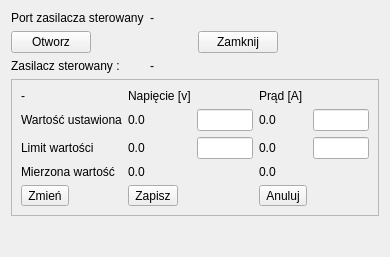
<?xml version="1.0" encoding="UTF-8"?>
<ui version="4.0">
 <class>ZasilaczWidget</class>
 <widget class="QWidget" name="ZasilaczWidget">
  <property name="geometry">
   <rect>
    <x>0</x>
    <y>0</y>
    <width>390</width>
    <height>257</height>
   </rect>
  </property>
  <property name="windowTitle">
   <string>Form</string>
  </property>
  <layout class="QFormLayout" name="formLayout">
   <item row="0" column="0">
    <widget class="QLabel" name="label_1">
     <property name="text">
      <string>Port zasilacza sterowany</string>
     </property>
    </widget>
   </item>
   <item row="0" column="1">
    <widget class="QLabel" name="lZasSterPort">
     <property name="text">
      <string>-</string>
     </property>
    </widget>
   </item>
   <item row="1" column="0" colspan="2">
    <layout class="QHBoxLayout" name="horizontalLayout">
     <item>
      <widget class="QPushButton" name="pbZasOpen">
       <property name="text">
        <string>Otworz</string>
       </property>
      </widget>
     </item>
     <item>
      <spacer name="horizontalSpacer">
       <property name="orientation">
        <enum>Qt::Horizontal</enum>
       </property>
       <property name="sizeHint" stdset="0">
        <size>
         <width>40</width>
         <height>20</height>
        </size>
       </property>
      </spacer>
     </item>
     <item>
      <widget class="QPushButton" name="pbZasClose">
       <property name="text">
        <string>Zamknij</string>
       </property>
      </widget>
     </item>
     <item>
      <spacer name="horizontalSpacer_2">
       <property name="orientation">
        <enum>Qt::Horizontal</enum>
       </property>
       <property name="sizeHint" stdset="0">
        <size>
         <width>40</width>
         <height>20</height>
        </size>
       </property>
      </spacer>
     </item>
    </layout>
   </item>
   <item row="2" column="0">
    <widget class="QLabel" name="label_2">
     <property name="text">
      <string>Zasilacz sterowany :</string>
     </property>
    </widget>
   </item>
   <item row="2" column="1">
    <widget class="QLabel" name="lZasIdent">
     <property name="text">
      <string>-</string>
     </property>
    </widget>
   </item>
   <item row="3" column="0" colspan="2">
    <widget class="QFrame" name="frame">
     <property name="frameShape">
      <enum>QFrame::StyledPanel</enum>
     </property>
     <property name="frameShadow">
      <enum>QFrame::Raised</enum>
     </property>
     <layout class="QGridLayout" name="gridLayout">
      <item row="1" column="2">
       <widget class="QLineEdit" name="leVoltSet"/>
      </item>
      <item row="2" column="2">
       <widget class="QLineEdit" name="leVoltLim"/>
      </item>
      <item row="4" column="0">
       <widget class="QToolButton" name="tbChange">
        <property name="text">
         <string>Zmień</string>
        </property>
       </widget>
      </item>
      <item row="0" column="1">
       <widget class="QLabel" name="label_4">
        <property name="text">
         <string>Napięcie [v]</string>
        </property>
       </widget>
      </item>
      <item row="2" column="1">
       <widget class="QLabel" name="mVoltageLimit">
        <property name="text">
         <string>0.0</string>
        </property>
       </widget>
      </item>
      <item row="1" column="3">
       <widget class="QLabel" name="mCurrent">
        <property name="text">
         <string>0.0</string>
        </property>
       </widget>
      </item>
      <item row="3" column="1">
       <widget class="QLabel" name="mVoltageMeas">
        <property name="text">
         <string>0.0</string>
        </property>
       </widget>
      </item>
      <item row="1" column="1">
       <widget class="QLabel" name="mVoltage">
        <property name="text">
         <string>0.0</string>
        </property>
       </widget>
      </item>
      <item row="0" column="3">
       <widget class="QLabel" name="label_3">
        <property name="text">
         <string>Prąd [A]</string>
        </property>
       </widget>
      </item>
      <item row="4" column="3">
       <widget class="QToolButton" name="tbCancel">
        <property name="text">
         <string>Anuluj</string>
        </property>
       </widget>
      </item>
      <item row="2" column="0">
       <widget class="QLabel" name="label_5">
        <property name="text">
         <string>Limit wartości</string>
        </property>
       </widget>
      </item>
      <item row="0" column="0">
       <widget class="QLabel" name="label">
        <property name="text">
         <string>-</string>
        </property>
       </widget>
      </item>
      <item row="2" column="3">
       <widget class="QLabel" name="mCurrentLimit">
        <property name="text">
         <string>0.0</string>
        </property>
       </widget>
      </item>
      <item row="1" column="0">
       <widget class="QLabel" name="label_6">
        <property name="text">
         <string>Wartość ustawiona</string>
        </property>
       </widget>
      </item>
      <item row="3" column="3">
       <widget class="QLabel" name="mCurrentMeas">
        <property name="text">
         <string>0.0</string>
        </property>
       </widget>
      </item>
      <item row="3" column="0">
       <widget class="QLabel" name="label_7">
        <property name="text">
         <string>Mierzona wartość</string>
        </property>
       </widget>
      </item>
      <item row="4" column="1">
       <widget class="QToolButton" name="tbSave">
        <property name="text">
         <string>Zapisz</string>
        </property>
       </widget>
      </item>
      <item row="1" column="4">
       <widget class="QLineEdit" name="leCurrSet"/>
      </item>
      <item row="2" column="4">
       <widget class="QLineEdit" name="leCurrLim"/>
      </item>
     </layout>
    </widget>
   </item>
  </layout>
 </widget>
 <resources/>
 <connections/>
</ui>
